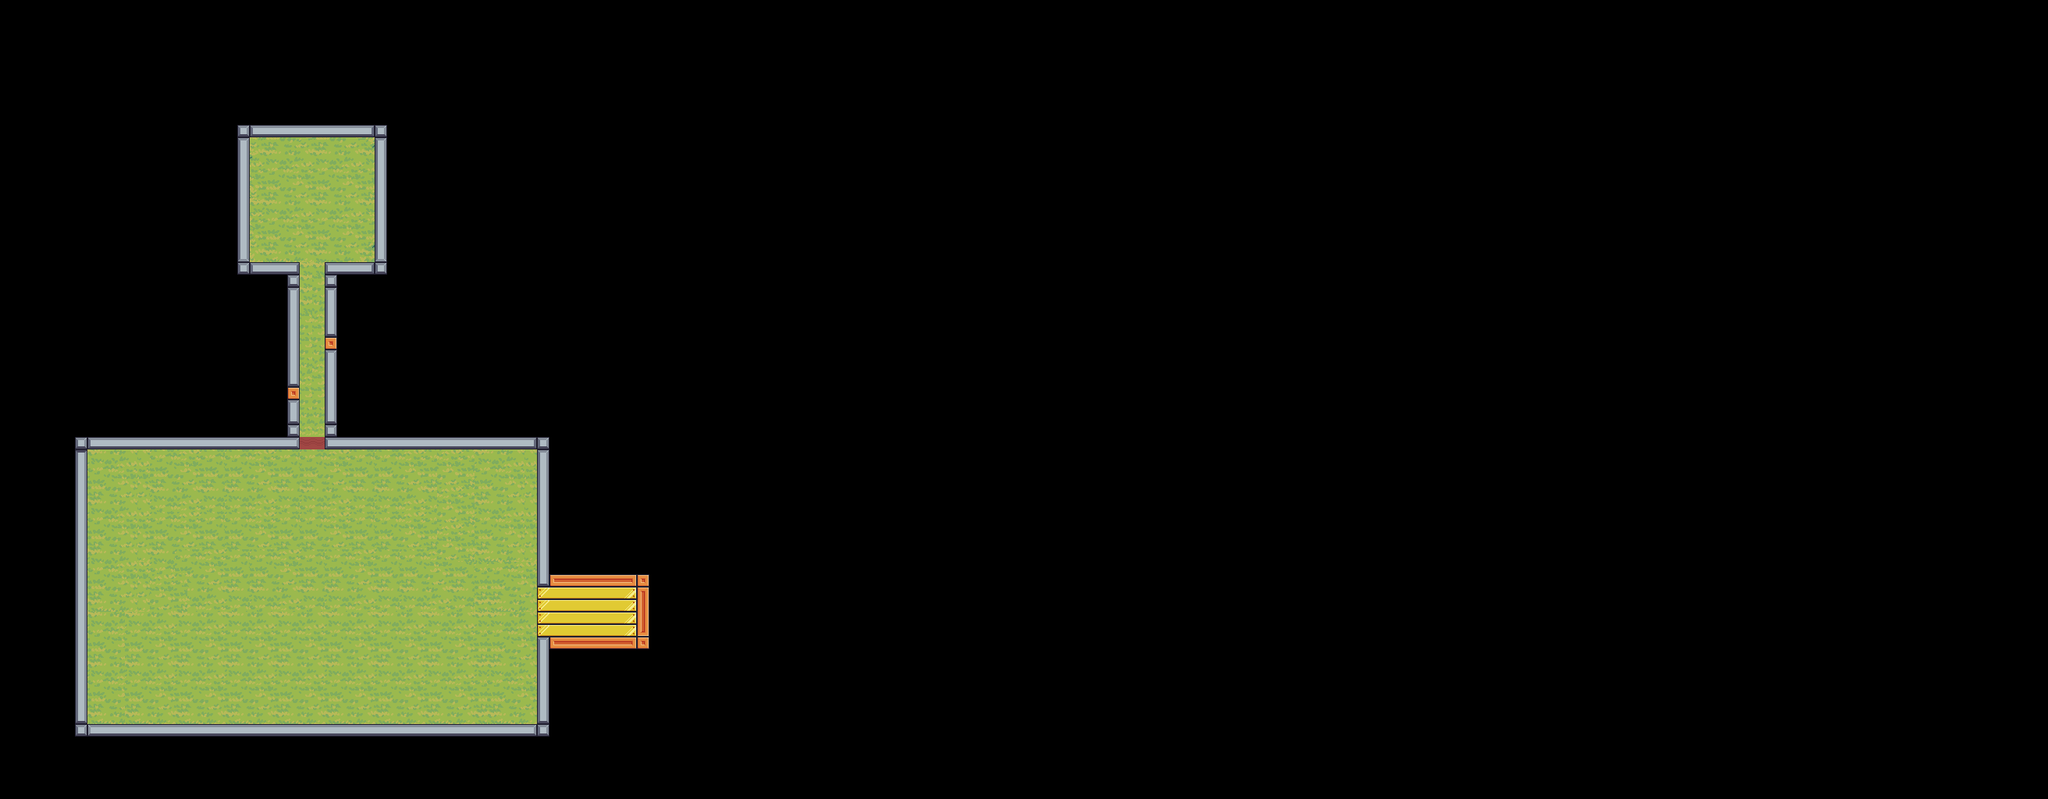

This game map was drawn from its Tiled (.tmx) file and the tilesets committed beside it. A one-line description and the trimmed map source follow:
An orthogonal 164x64 tile map with 16x16 px tiles, 4 tile layers (world, door, limits, open_door_limits), 1 hidden layer not drawn, 4 tilesets and 18 objects (6x sugar, 5x xp, 3x republica, PlayerSpawn, ship, ...).

<map version="1.10" tiledversion="1.11.2" orientation="orthogonal" renderorder="right-down" width="164" height="64" tilewidth="16" tileheight="16" infinite="0" nextlayerid="9" nextobjectid="20">
 <editorsettings>
  <export target="map/level_agiota_start.json" format="json" />
 </editorsettings>
 <tileset firstgid="1" name="Tilemap_color1" tilewidth="16" tileheight="16" tilecount="864" columns="36">
  <image source="map/Tilemap_color1.png" width="576" height="384" />
 </tileset>
 <tileset firstgid="865" name="terrain" tilewidth="16" tileheight="16" tilecount="242" columns="22">
  <image source="terrain.png" width="352" height="176" />
  <tile id="39">
   <properties>
    <property name="through" type="bool" value="true" />
   </properties>
  </tile>
  <tile id="40">
   <properties>
    <property name="through" type="bool" value="true" />
   </properties>
  </tile>
  <tile id="41">
   <properties>
    <property name="through" type="bool" value="true" />
   </properties>
  </tile>
  <tile id="61">
   <properties>
    <property name="through" type="bool" value="true" />
   </properties>
  </tile>
  <tile id="62">
   <properties>
    <property name="through" type="bool" value="true" />
   </properties>
  </tile>
  <tile id="63">
   <properties>
    <property name="through" type="bool" value="true" />
   </properties>
  </tile>
 </tileset>
 <tileset firstgid="1107" name="objects" tilewidth="16" tileheight="16" tilecount="242" columns="22">
  <image source="terrain.png" width="352" height="176" />
 </tileset>
 <tileset firstgid="1349" source="terrain.tsx" />
 <layer id="1" name="world" width="164" height="64">
  <data>[10496 cells, 922 non-empty, 138 distinct tile ids]</data>
 </layer>
 <layer id="5" name="door" width="164" height="64">
  <data>[10496 cells, 32 non-empty, 3 distinct tile ids]</data>
 </layer>
 <layer id="6" name="limits" width="164" height="64">
  <data>[10496 cells, 180 non-empty, 8 distinct tile ids]</data>
 </layer>
 <layer id="7" name="closed_door_limits" width="164" height="64" visible="0">
  <data>[10496 cells, 6 non-empty, 1 distinct tile ids]</data>
 </layer>
 <layer id="8" name="open_door_limits" width="164" height="64">
  <data>[10496 cells, 22 non-empty, 8 distinct tile ids]</data>
 </layer>
 <objectgroup id="2" name="player">
  <object id="1" name="PlayerSpawn" x="396.834" y="665.641">
   <point />
  </object>
  <object id="19" name="ship" x="870.294" y="780.868">
   <point />
  </object>
 </objectgroup>
 <objectgroup id="3" name="decorations">
  <object id="2" name="rock" x="343.741" y="307.457">
   <point />
  </object>
  <object id="3" name="bank" x="400" y="124">
   <point />
  </object>
 </objectgroup>
 <objectgroup id="4" name="collectibles">
  <object id="4" name="xp" x="221.917" y="601.312">
   <point />
  </object>
  <object id="5" name="xp" x="303.897" y="757.264">
   <point />
  </object>
  <object id="6" name="xp" x="526.958" y="657.363">
   <point />
  </object>
  <object id="7" name="sugar" x="410.285" y="770.467">
   <point />
  </object>
  <object id="8" name="republica" x="157.875" y="855.549">
   <point />
  </object>
  <object id="9" name="xp" x="523.728" y="826.243">
   <point />
  </object>
  <object id="10" name="sugar" x="163.547" y="679.713">
   <point />
  </object>
  <object id="11" name="republica" x="605.975" y="702.401">
   <point />
  </object>
  <object id="12" name="xp" x="170.164" y="751.56">
   <point />
  </object>
  <object id="13" name="sugar" x="343.165" y="839.478">
   <point />
  </object>
  <object id="14" name="sugar" x="253.356" y="672.15">
   <point />
  </object>
  <object id="15" name="sugar" x="634.335" y="834.751">
   <point />
  </object>
  <object id="16" name="sugar" x="511.439" y="716.582">
   <point />
  </object>
  <object id="17" name="republica" x="429.193" y="879.183">
   <point />
  </object>
 </objectgroup>
</map>
